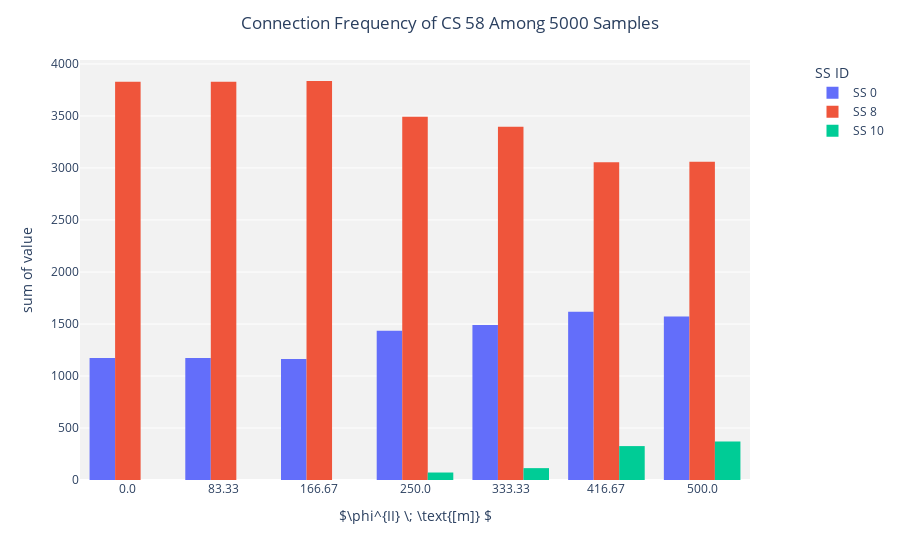

Write notebook code for a chart like this one.
### Code cell
plot_connection(
    droped_zero_vali_df_PHI_II_CS_58,
    plot_name = 'Connection Frequency of CS 58 Among 5000 Samples',
    legend_text = 'SS ID',    
    plot_mode = "group"    
    )

### Figure 1 — Plotly figure (JSON) as saved in the notebook; plotly's stock layout.template omitted (floating-point values rounded to 4 significant figures)
{"data": [{"alignmentgroup": "True", "bingroup": "x", "cumulative": {"enabled": false}, "histfunc": "sum", "hovertemplate": "variable=SS 0<br>$\\phi^{II} \\; \\text{[m]} $=%{x}<br>sum of value=%{y}<extra></extra>", "legendgroup": "SS 0", "marker": {"color": "#636efa", "pattern": {"shape": ""}}, "name": "SS 0", "offsetgroup": "SS 0", "orientation": "v", "showlegend": true, "type": "histogram", "x": ["0.0", "83.33", "166.67", "250.0", "333.33", "416.67", "500.0"], "xaxis": "x", "y": [1172, 1172, 1164, 1435, 1490, 1618, 1572], "yaxis": "y"}, {"alignmentgroup": "True", "bingroup": "x", "cumulative": {"enabled": false}, "histfunc": "sum", "hovertemplate": "variable=SS 8<br>$\\phi^{II} \\; \\text{[m]} $=%{x}<br>sum of value=%{y}<extra></extra>", "legendgroup": "SS 8", "marker": {"color": "#EF553B", "pattern": {"shape": ""}}, "name": "SS 8", "offsetgroup": "SS 8", "orientation": "v", "showlegend": true, "type": "histogram", "x": ["0.0", "83.33", "166.67", "250.0", "333.33", "416.67", "500.0"], "xaxis": "x", "y": [3828, 3828, 3836, 3493, 3396, 3056, 3059], "yaxis": "y"}, {"alignmentgroup": "True", "bingroup": "x", "cumulative": {"enabled": false}, "histfunc": "sum", "hovertemplate": "variable=SS 10<br>$\\phi^{II} \\; \\text{[m]} $=%{x}<br>sum of value=%{y}<extra></extra>", "legendgroup": "SS 10", "marker": {"color": "#00cc96", "pattern": {"shape": ""}}, "name": "SS 10", "offsetgroup": "SS 10", "orientation": "v", "showlegend": true, "type": "histogram", "x": ["0.0", "83.33", "166.67", "250.0", "333.33", "416.67", "500.0"], "xaxis": "x", "y": [0, 0, 0, 72, 114, 326, 369], "yaxis": "y"}], "layout": {"barmode": "group", "legend": {"orientation": "v", "title": {"text": "SS ID"}, "tracegroupgap": 0, "x": 1.15, "xanchor": "center", "y": 1, "yanchor": "top"}, "margin": {"t": 60}, "plot_bgcolor": "rgba(0,0,0,0.05)", "title": {"text": "Connection Frequency of CS 58 Among 5000 Samples", "x": 0.5, "xanchor": "center", "y": 0.97, "yanchor": "top"}, "xaxis": {"anchor": "y", "domain": [0, 1], "title": {"text": "$\\phi^{II} \\; \\text{[m]} $"}}, "yaxis": {"anchor": "x", "domain": [0, 1], "title": {"text": "sum of value"}}}}
